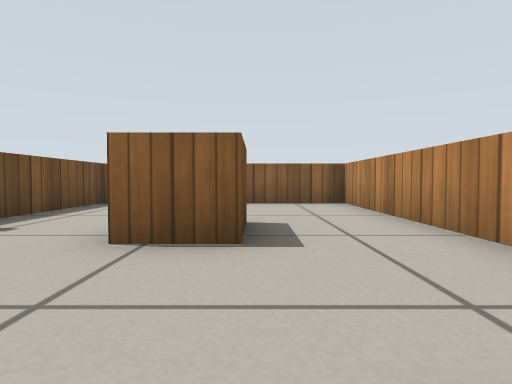
View 1 (above)

14 first-person views from a walk through a Gazebo world. The camera is 0.29 m above the floor, tilts 2° down and sees 75° across. The floor is counted in squares, 0.5 m on a side. Each view is taken from the middle of a square. On the plan, view 1 faces up. The plan holds only what a view shows up to about 9 squares ahead; the rest is blank. Robots are left out. Gazebo's built-in surfaces are drawn with simple patterns.

View 2
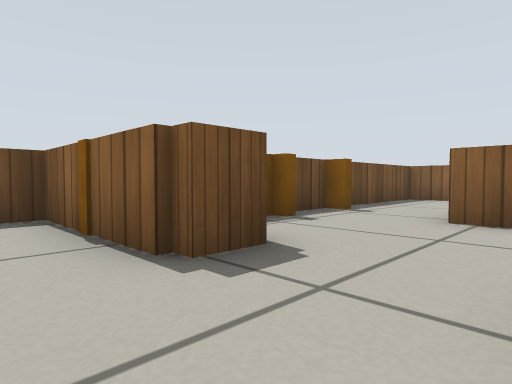

View 3
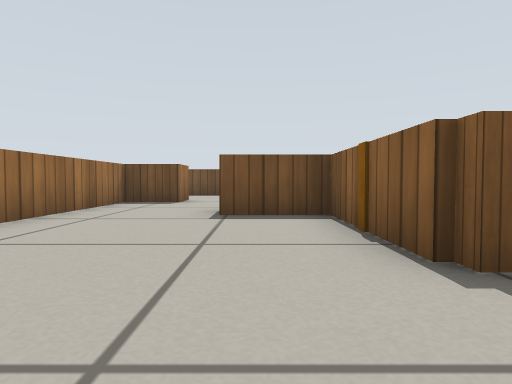

View 4
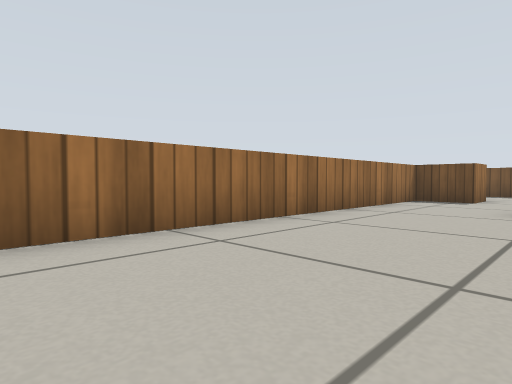

View 5
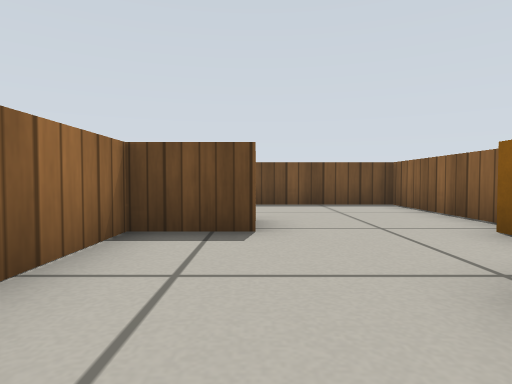

View 6
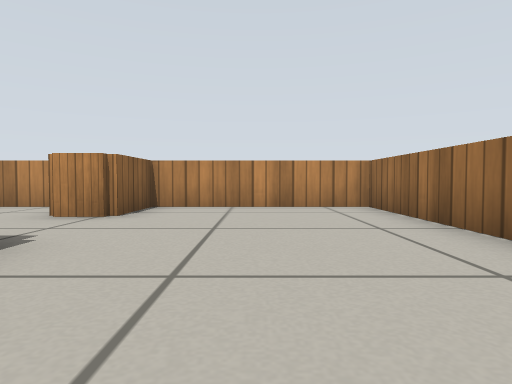

View 7
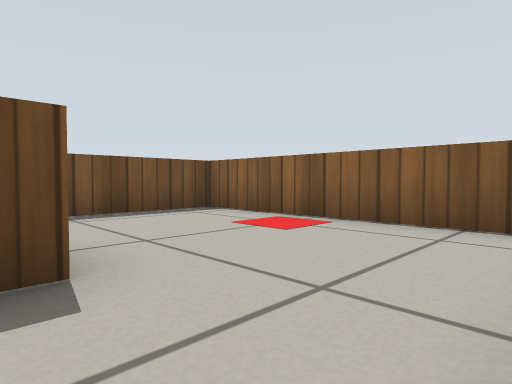

View 8
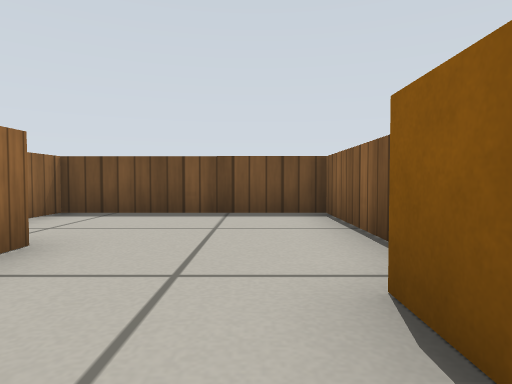

View 9
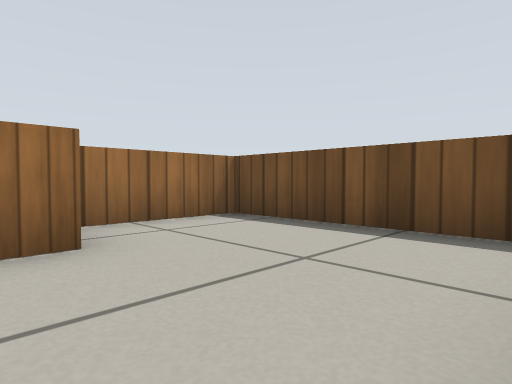

View 10
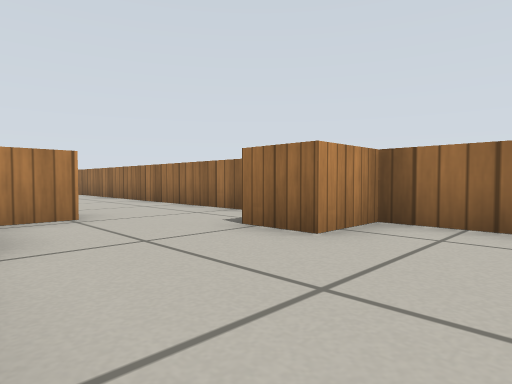

View 11
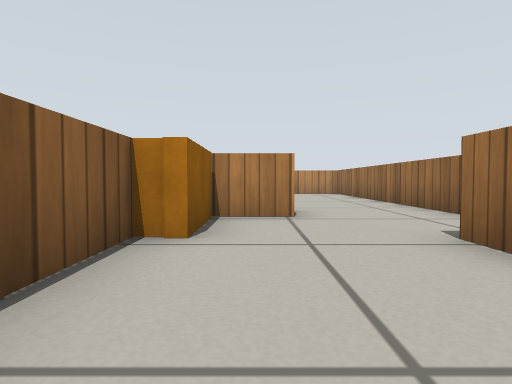

View 12
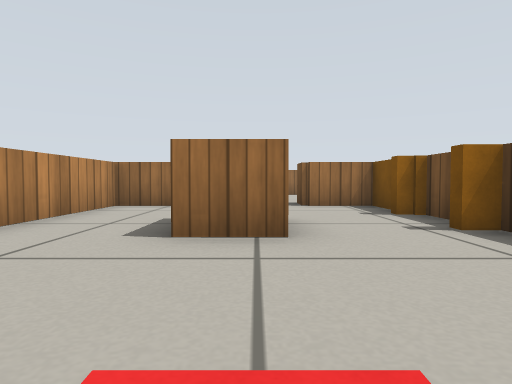

View 13
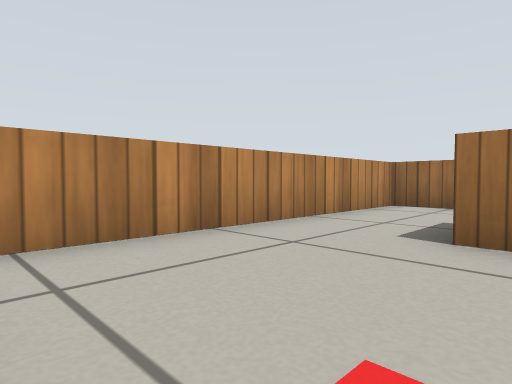

View 14
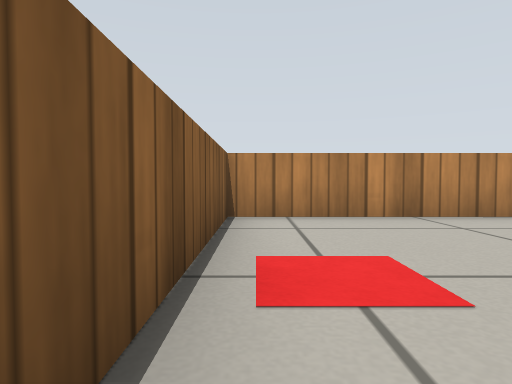

### Floor plan
Points are (right, up) in squares from view 1. A wall is a line through its corners. A room is listed if a view was taken in it or the views show most of it. See-through windows are left out.
Room 1 (views 1, 2, 3, 4, 5, 6, 7, 8, 9, 10, 11, 12, 13, 14)
walls: (0.9, 0.3) (2.2, 0.3) (2.2, 8.4) (-3.9, 8.4) (-3.9, 2.4); (-3.7, 2.5) (-3.7, 0.3) (-2.1, 0.3) (-2.1, -0.8) (-5.5, -0.8) (-5.5, -2.6); (-1.4, 4.6) (-0.1, 4.6) (-0.1, 3) (-1.4, 3); (-6.7, -2.6) (-6.7, -1.3) (-8.6, -1.3) (-8.6, -0.8) (-12.9, -0.8) (-12.9, -5.5) (-9.9, -5.5) (-9.9, -4) (-8.7, -4) (-8.7, -5.5) (2.2, -5.5) (2.2, -0.8) (0.2, -0.8) (0.2, 0.4)

Positions as (right, up) in squares from view 1, and headings:
1: (0, 0), facing up
2: (0, -2), facing up-left
3: (0, -2), facing left
4: (1, -2), facing down-left
5: (-5, -4), facing left
6: (-5, -3), facing right
7: (2, 4), facing up-left
8: (-7, -2), facing left
9: (-9, -1), facing down-left
10: (-12, -1), facing down-right
11: (-12, -2), facing right
12: (-1, 8), facing down
13: (-1, 8), facing down-right
14: (-3, 8), facing right
